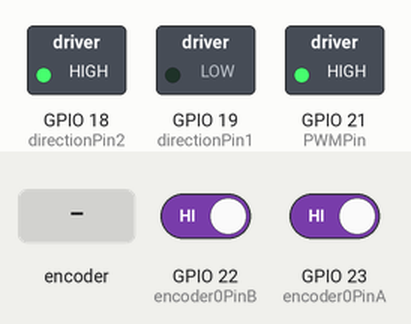
This sketch was run on a simulated ESP32. Parts: switched loads named in the sketch (green lamp = pin HIGH). Inputs (shaded band) come from the test bench; at power-on: GPIO 22 (encoder0PinB) HIGH, GPIO 23 (encoder0PinA) HIGH. What the sketch prints to the serial monitor is not drawn.

Above: at 1.2 s.
1.3 s: rotary encoder on GPIO 23 (encoder0PinA) / GPIO 22 (encoder0PinB) turned 3 steps (first pin leading)
4.9 s: rotary encoder on GPIO 23 (encoder0PinA) / GPIO 22 (encoder0PinB) turned 2 steps (second pin leading)
Timing chart, 0 to 7.9 s (numbered marks = the images above; inputs shaded):
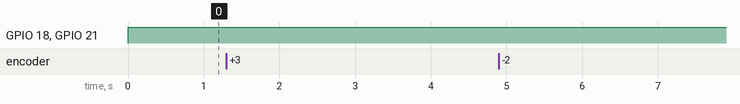

The sketch:

Encoder_Reading_Change_Motor_PID.ino
```cpp
// Arduino Nano
//#define PWMPin 9
//#define directionPin1 6 // in2
//#define directionPin2 7 // in1

//#define encoder0PinA 3 // c2
//#define encoder0PinB 2 // c1

// ESP-32
#define PWMPin 21
#define directionPin1 19  // in2
#define directionPin2 18  // in1

#define encoder0PinA 23  // c2
#define encoder0PinB 22  // c1

unsigned long currentMillis;
unsigned long previousMillis;

volatile long encoder0Pos = 0;    // encoder 1

int PWMValue = 0;
int motorDirection = 0;

//Target values - Also called as setpoint!
//int targetPosition = 1320; // 1 rotation only -- quadrate encoder cpr = 11 x 4 = 44 and then output shaft cpr = 44 x 30 (gear ratio) = 1320 (This is equivalent to 1320 cpr of encoder to 1 revolution of output shaft)
int targetPosition = 2640; // 1 rotation only -- quadrate encoder cpr = 11 x 4 = 44 and then output shaft cpr = 44 x 30 (gear ratio) = 2640 x 2 (This is equivalent to 2640 cpr of encoder to 2 revolution of output shaft)

//Measured values
volatile float motorPosition = 0; //position based on the encoder
float previousMotorPosition = -1; //helps to keep track of changes (useful for the display update)

//PID parameters - tuned by the user
float proportional = 1.35; //k_p = 0.5
float integral = 0.00005; //k_i = 3
float derivative = 0.01; //k_d = 1
float controlSignal = 0; //u - Also called as process variable (PV)

//PID-related
float previousTime = 0; //for calculating delta t
float previousError = 0; //for calculating the derivative (edot)
float errorIntegral = 0; //integral error
float currentTime = 0; //time in the moment of calculation
float deltaTime = 0; //time difference
float errorValue = 0; //error
float edot = 0; //derivative (de/dt)

//Statuses of the DT and CLK pins on the encoder
int CLKNow;
int CLKPrevious;
int DTNow;
int DTPrevious;

void setup() {
  Serial.begin(57600);
  pinMode(PWMPin, OUTPUT);
  pinMode(directionPin1, OUTPUT);
  pinMode(directionPin2, OUTPUT);

  pinMode(encoder0PinA, INPUT_PULLUP);
  pinMode(encoder0PinB, INPUT_PULLUP);

  attachInterrupt(digitalPinToInterrupt(encoder0PinA), doEncoderA, CHANGE);
  attachInterrupt(digitalPinToInterrupt(encoder0PinB), doEncoderB, CHANGE);

  //Set initial rotation direction
  digitalWrite(directionPin1, LOW);
  digitalWrite(directionPin2, LOW);
}

void loop() {

 // if (Serial.available() > 0) {
 //   targetPosition = Serial.parseInt();

//   Serial.print(encoder0Pos);
//   Serial.print(",");
//   Serial.println(targetPosition);

    //Serial.println(targetPosition);
    //if (targetPosition > 0)
//    {
//      calculatedPID();
//      driveMotor();
//    }
  //}
   calculatedPID();
   driveMotor();


//  currentMillis = millis();   // bookmark the time
//  if (currentMillis - previousMillis >= 10) {  // start timed loop for everything else
//         previousMillis = currentMillis;
//           Serial.print(encoder0Pos);
//           Serial.print(",");
//           Serial.println(targetPosition);
//  }
}

void driveMotor()
{
  // Motor Direction
  if (controlSignal < 0) // negative value: CCW
  {
    motorDirection = -1;
  }

  else if (controlSignal > 0) // positive value: CW
  {
    motorDirection = 1;
  }

  else{ // STOP
    motorDirection = 0;
  }

  // Motor Speed
  PWMValue = (int)fabs(controlSignal); //PWM values cannot be negative and have to be integers

  if (PWMValue > 255){
    PWMValue = 255;
  }

  if (PWMValue < 30 && errorValue !=0)
  {
    PWMValue = 30;
  }

   if (motorDirection == -1) //-1 == CCW
  {
    digitalWrite(directionPin1, LOW);
    digitalWrite(directionPin2, HIGH);
  }

   else if (motorDirection == 1) // == 1, CW
  {
    digitalWrite(directionPin1, HIGH);
    digitalWrite(directionPin2, LOW);
  }

   else // == 0, stop/break
  {
    digitalWrite(directionPin1, LOW);
    digitalWrite(directionPin2, LOW);
    PWMValue = 0;
  }

  //Then we set the motor speed
  analogWrite(PWMPin, PWMValue);

  Serial.print(encoder0Pos);
  Serial.print(",");
  Serial.print(targetPosition);
  Serial.print(",");
  Serial.print(PWMValue);
  Serial.print(",");
  Serial.print(errorValue);
  Serial.println();

}

void calculatedPID()
{
  //Determining the elapsed time
  currentTime = micros(); //current time
  deltaTime = (currentTime - previousTime) / 1000000.0; //time difference in seconds
  previousTime = currentTime; //save the current time for the next iteration to get the time difference

  errorValue = encoder0Pos - targetPosition; //Current position - target position (or setpoint)
  edot = (errorValue - previousError) / deltaTime; //edot = de/dt - derivative term

  errorIntegral = errorIntegral + (errorValue * deltaTime); //integral term - Newton-Leibniz, notice, this is a running sum!

  controlSignal = (proportional * errorValue) + (derivative * edot) + (integral * errorIntegral); //final sum, proportional term also calculated here

  previousError = errorValue; //save the error for the next iteration to get the difference (for edot)
}


void doEncoderA(){

  // look for a low-to-high on channel A
  if (digitalRead(encoder0PinA) == HIGH) {
    // check channel B to see which way encoder is turning
    if (digitalRead(encoder0PinB) == LOW) {
      encoder0Pos = encoder0Pos + 1; // CW
    }
    else {
      encoder0Pos = encoder0Pos - 1; // CCW
    }
  }
  else   // must be a high-to-low edge on channel A
  {
    // check channel B to see which way encoder is turning
    if (digitalRead(encoder0PinB) == HIGH) {
      encoder0Pos = encoder0Pos + 1; // CW
    }
    else {
      encoder0Pos = encoder0Pos - 1; // CCW
    }
  }
}

void doEncoderB(){

  // look for a low-to-high on channel B
  if (digitalRead(encoder0PinB) == HIGH) {
   // check channel A to see which way encoder is turning
    if (digitalRead(encoder0PinA) == HIGH) {
      encoder0Pos = encoder0Pos + 1; // CW
    }
    else {
      encoder0Pos = encoder0Pos - 1; // CCW
    }
  }
  // Look for a high-to-low on channel B
  else {
    // check channel B to see which way encoder is turning
    if (digitalRead(encoder0PinA) == LOW) {
      encoder0Pos = encoder0Pos + 1; // CW
    }
    else {
      encoder0Pos = encoder0Pos - 1; // CCW
    }
  }
}
```
